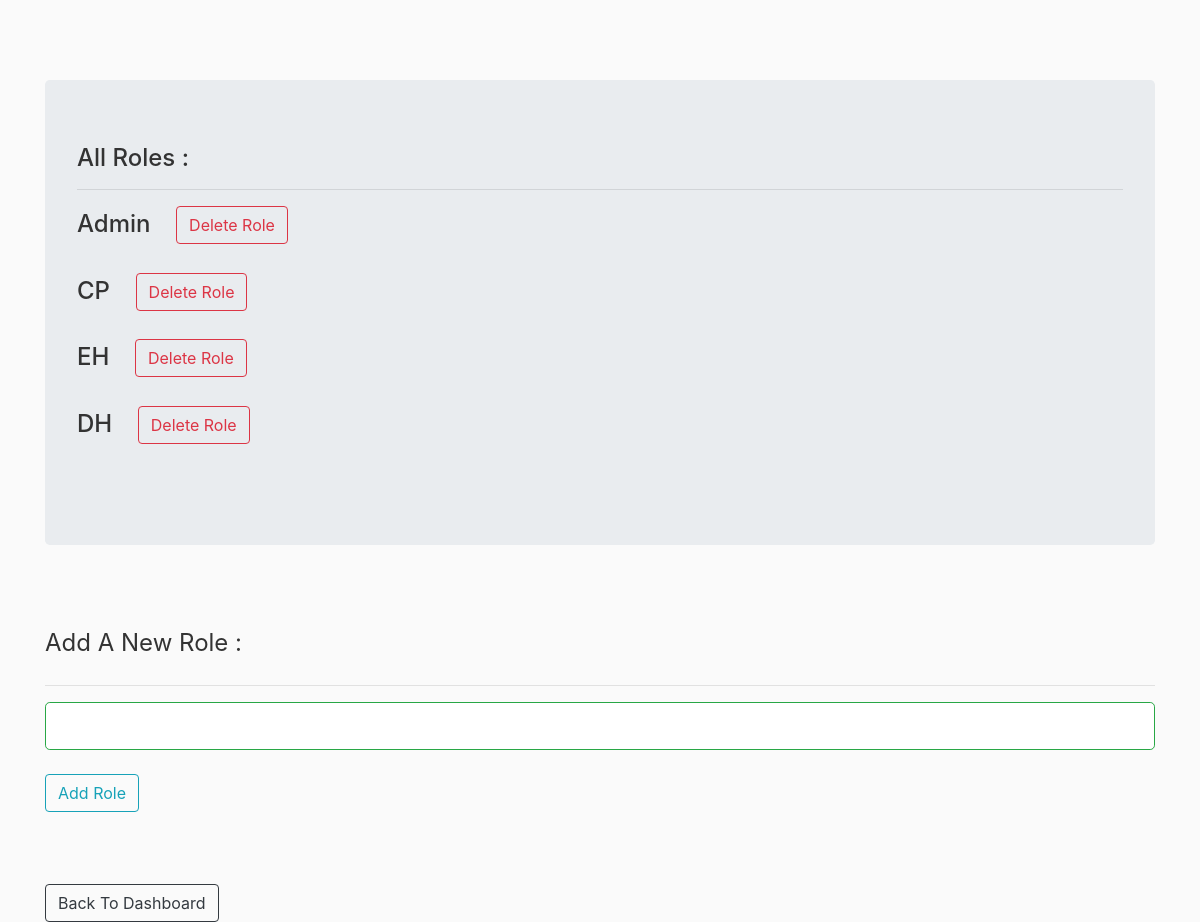
/all_roles (signed in), run on an earlier commit of the app's database.
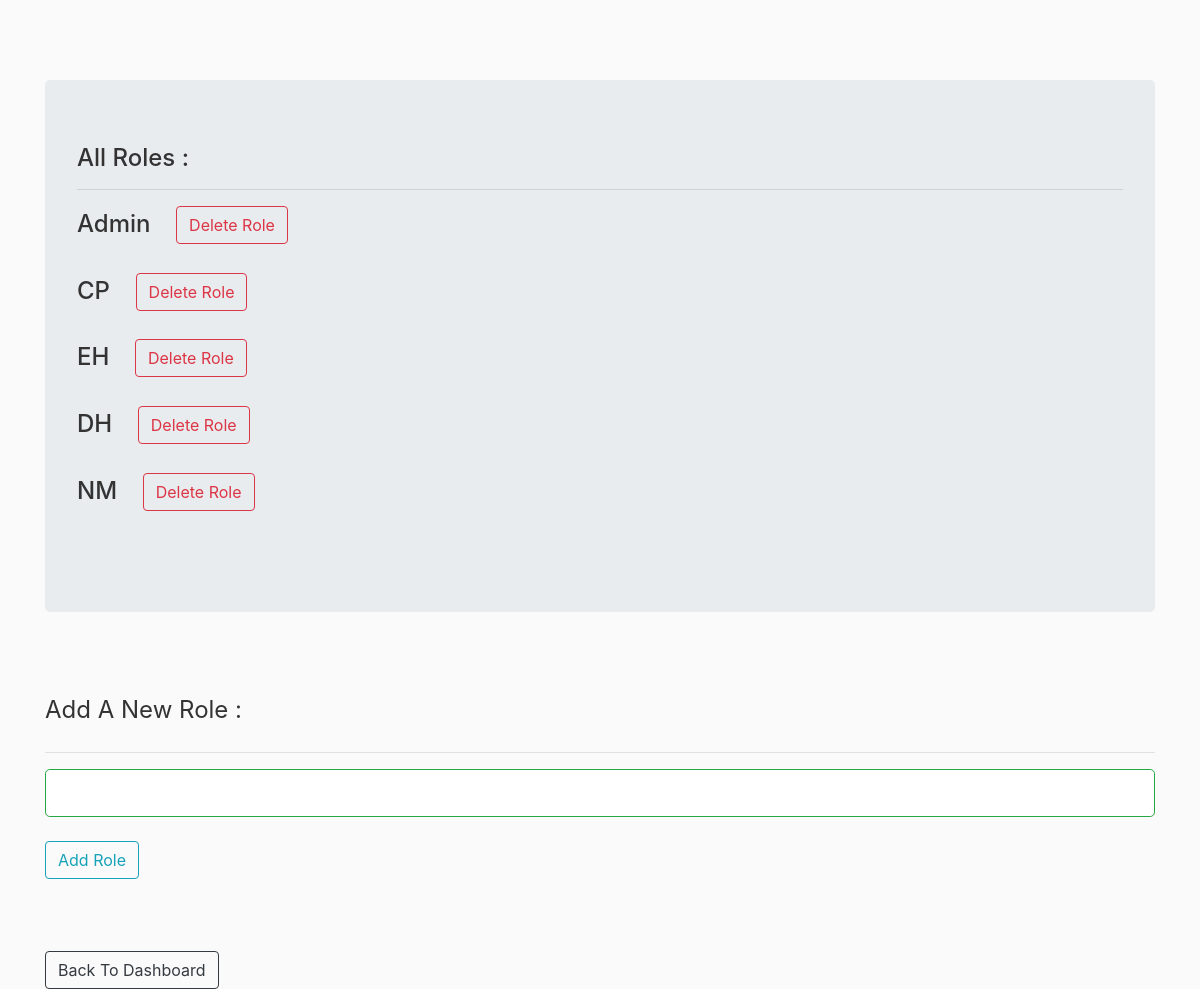
And on a later commit of the database.
### rbac/models.py (models this page shows)
class Role(db.Model):
    __tablename__ = 'roles'
    id = db.Column(db.Integer(), primary_key=True)
    name = db.Column(db.String(50), unique=True)

### rbac/routes.py (the view)
@app.route("/all_roles", methods=['GET', 'POST'])
@login_required
def all_roles():
    form = AddRoleForm()
    roles = Role.query.all()
    if form.validate_on_submit():
        r = Role(name=form.name.data)
        db.session.add(r)
        db.session.commit()
        return redirect(url_for('all_roles'))
    return render_template('all_roles.html',form=form,roles=roles)

### rbac/forms.py
class AddRoleForm(FlaskForm):
    name = StringField('Role', validators=[DataRequired(), Length(min=2, max=20)])
    submit = SubmitField('Add Role')

### rbac/models.py (called while the page is built)
@login_manager.user_loader
def load_user(user_id):
    return User.query.get(int(user_id))

### rbac/templates/all_roles.html (shortened to what this page needs)
{% extends "layout.html" %}
{% block content %}
    <div class="jumbotron">
        <h4>All Roles : <br>
            <hr>
            {% for role in roles %}
            {{ role.name }} &nbsp;&nbsp; <a class="btn btn-outline-danger" href="{{ url_for('delete_role',rid=role.id) }}">Delete Role</a> <br>
            <br>
            {% endfor %}
        </h4>
    </div>
    <br><br>
    <form action="" method="POST">
        <fieldset>
            <legend>Add A New Role : </legend><hr>
            {% if form.name.errors %}
                        {{ form.name(class="form-control form-control-lg is-invalid") }}
                        <div class="invalid-feedback">
                            {% for error in form.name.errors %}
                                <span> {{ error }} </span>
                            {% endfor %}
                        </div>
            {% else %}
                        {{ form.name(class="form-control form-control-lg is-valid") }}
            {% endif %}<br>
            {{ form.submit(class="btn btn-outline-info")}}
        </fieldset>
    </form>
    <br><br><br>
<a href="{{ url_for('admin') }}" class="btn btn-outline-dark" >Back To Dashboard</a>
{% endblock content %}

What changed in the data, as far as the page shows it:
added Role: name "NM"
